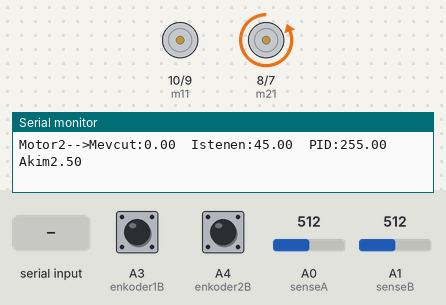
The sketch below on a simulated Arduino Uno, built with avr-gcc and run on an emulated ATmega328P. Parts: motor-driver pin pairs drawn as motors (green arrow = first pin HIGH = forward, orange = second pin HIGH = backward, longer = more drive, scaled by the enable pin), the last lines printed to the serial monitor. The inputs (shaded band) are chosen by the test bench; at power-on: A0 (senseA) = 512, A1 (senseB) = 512, A3 (enkoder1B) HIGH, A4 (enkoder2B) HIGH.

Above: at 3.8 s.
3.9 s: "1\n" received over Serial
At 5.8 s:
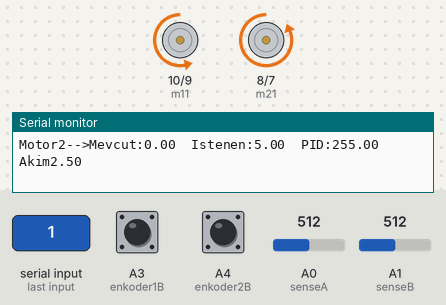
6.4 s: "30,150\n" received over Serial
At 7.8 s:
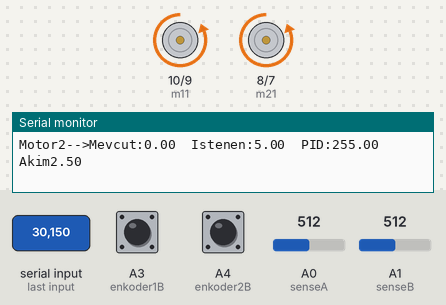
9.4 s: "90,45\n" received over Serial
At 12.1 s:
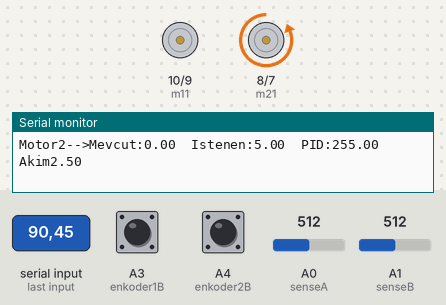
12.4 s: "2\n" received over Serial
At 13.8 s:
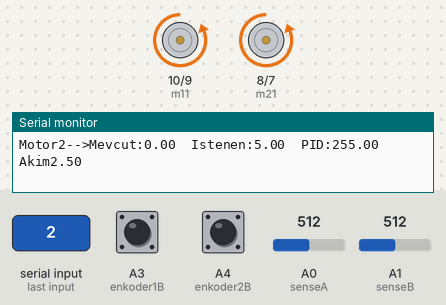
Timing chart, 0 to 15.4 s (numbered marks = the images above; inputs shaded):
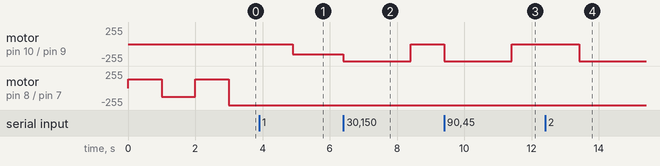

The sketch:

aci_kontrolu_cift_motor_12_05.ino
```cpp
/*
   motor_hareket(motor_numarası,pwm_sinyali_motor_yönü);

 motor_numarası
 1 = P2 karta göre sağ
 2 = P1 karta göre sol

 motor_yönü
 0 = motorları durdur
 1 = saat yönünün tersine
 2 = saat yönünde

 Örnek
 motor_hareket(1,250,2); sağ motor 250 pwm de saat yönünde döndür
 */
#include <PinChangeInt.h>
#include "PID_v1.h"

#define en1 6
#define en2 5
#define m11 10
#define m12 9
#define m21 8
#define m22 7
#define senseA A0
#define senseB A1
#define enkoder1A 2
#define enkoder1B A3
#define enkoder2A 3
#define enkoder2B A4

float vin1 = 0.0;
float vin2 = 0.0;
float r1= 0.22;
float akim1=0.0;
float akim2=0.0;

volatile long   darbe=0;
volatile long   darbe2=0;

unsigned long last_time;
long int sayac=0;
double referans= 0;
double referans2= 0;
double sistem_konum;
double sistem_konum2;
double kontrol_sinyali;
double kontrol_sinyali2;

boolean durum=false;
int veri=0;


float girilen_deger[2];

PID DC_hiz(&sistem_konum,&kontrol_sinyali,&referans,150,0.2,0.8,DIRECT);
PID DC_hiz2(&sistem_konum2,&kontrol_sinyali2,&referans2,95,0.2,1,DIRECT);

void setup()
{
  Serial.begin(115200);
  pinMode(en1,OUTPUT);
  pinMode(en2,OUTPUT);
  pinMode(m11,OUTPUT);
  pinMode(m12,OUTPUT);
  pinMode(m21,OUTPUT);
  pinMode(m22,OUTPUT);

  pinMode(enkoder1A,INPUT_PULLUP);
  pinMode(enkoder1B,INPUT_PULLUP);
  pinMode(enkoder2A,INPUT_PULLUP);
  pinMode(enkoder2B,INPUT_PULLUP);


  attachPinChangeInterrupt(enkoder1A,encoder_kesme_1a,FALLING);
  attachPinChangeInterrupt(enkoder1B,encoder_kesme_1b,CHANGE);
  attachPinChangeInterrupt(enkoder2A,encoder_kesme_2a,CHANGE);
  attachPinChangeInterrupt(enkoder2B,encoder_kesme_2b,CHANGE);
  DC_hiz.SetOutputLimits(-255,255);
  DC_hiz.SetSampleTime(5);
  DC_hiz.SetMode(AUTOMATIC);
  DC_hiz2.SetOutputLimits(-255,255);
  DC_hiz2.SetSampleTime(5);
  DC_hiz2.SetMode(AUTOMATIC);
  last_time=millis();


}
void loop()
{


  float olc1=analogRead(senseA);
  vin1=(olc1*1.1)/1024.0;
  akim1=vin1/r1;

  float olc2=analogRead(senseB);
  vin2=(olc2*1.1)/1024.0;
  akim2=vin2/r1;


  switch (durum)
  {

  case false:
    motor_hareket(1, 1 ,0 );
    motor_hareket(2, 130,1 );
    delay(1000);
    motor_hareket(1, 1 ,0 );
    motor_hareket(2, 130,2 );
    delay(1000);
    motor_hareket(1, 1 ,0 );
    motor_hareket(2, 130,1 );
    delay(1000);
    motor_hareket(1, 1 ,0 );
    darbe2=0;
    darbe=0;
    referans2=45;
    referans=0;
    darbe2=0;
    darbe=0;
    durum=true;

    break;

  case true:


    if(Serial.available())
    {
      for(int i=0;i<2;i++){
        girilen_deger[i]=Serial.parseFloat();
      }

      /* if(referans+2>sistem_konum>referans-2 && referans2+2>sistem_konum2>referans2-2 ){

       veri=1;

       Serial.println(veri);
       }


       if(veri==1){*/


      referans=sistem_konum+girilen_deger[0];
      int y=sistem_konum2+girilen_deger[1];
      if(y<5){
        referans2=5;
      }
      else if(y>105){
        referans2=105;
      }
      else{
        referans2=y;
      }
      veri==0;
    }


    //}

    DC_hiz.Compute();
    DC_hiz2.Compute();
    //////////

    if(kontrol_sinyali < 0)
    {
      motor_hareket(1, abs(kontrol_sinyali),1 );
    }
    else
    {
      motor_hareket(1, kontrol_sinyali,2 );
    }

    ///////////

    if(kontrol_sinyali2 < 0)
    {
      motor_hareket(2, abs(kontrol_sinyali2),1 );
    }
    else
    {
      motor_hareket(2, kontrol_sinyali2,2 );
    }

    ////////////

    sistem_konum=int(360*((darbe/(4*46*37.0-1))));
    sistem_konum2=int(360*((darbe2/(4*46*10.0-1))));


    if(millis()-last_time>100)
    {

      Serial.print("Motor1-->");
      Serial.print("Mevcut:");
      Serial.print(sistem_konum);
      Serial.print("  ");
      Serial.print("Istenen:");
      Serial.print(referans);
      Serial.print("  ");
      Serial.print("PID:");
      Serial.print(kontrol_sinyali);
      Serial.print("  ");
      Serial.print("Akim");
      Serial.println(akim1);

      Serial.print("Motor2-->");
      Serial.print("Mevcut:");
      Serial.print(sistem_konum2);
      Serial.print("  ");
      Serial.print("Istenen:");
      Serial.print(referans2);
      Serial.print("  ");
      Serial.print("PID:");
      Serial.print(kontrol_sinyali2);
      Serial.print("  ");
      Serial.print("Akim");
      Serial.println(akim2);


      Serial.flush();
      last_time=millis();
      sayac++;

    }


    break;

  }


}


void encoder_kesme_1a()
{
  if( digitalRead(enkoder1B) == 0 ) {
    if ( digitalRead(enkoder1A) == 0 ) {
      darbe--;
    }
    else {
      darbe++;
    }
  }
  else {
    if ( digitalRead(enkoder1A) == 0 ) {
      darbe++;
    }
    else {
      darbe--;
    }
  }
}


void encoder_kesme_1b(){

  if ( digitalRead(enkoder1A) == 0 ) {
    if ( digitalRead(enkoder1B) == 0 ) {
      darbe++;
    }
    else {
      darbe--;
    }
  }
  else {
    if ( digitalRead(enkoder1B) == 0 ) {
      darbe--;
    }
    else {
      darbe++;
    }
  }
}
void encoder_kesme_2a()
{
  if( digitalRead(enkoder2B) == 0 ) {
    if ( digitalRead(enkoder2A) == 0 ) {
      darbe2--;
    }
    else {
      darbe2++;
    }
  }
  else {
    if ( digitalRead(enkoder2A) == 0 ) {
      darbe2++;
    }
    else {
      darbe2--;
    }
  }
}

void encoder_kesme_2b()
{
  if ( digitalRead(enkoder2A) == 0 ) {
    if ( digitalRead(enkoder2B) == 0 ) {
      darbe2++;
    }
    else {
      darbe2--;
    }
  }
  else {
    if ( digitalRead(enkoder2B) == 0 ) {
      darbe2--;
    }
    else {
      darbe2++;
    }
  }
}

void motor_hareket(int motor, int pwm, int yon )
{
  switch (motor) {
  case 1:

    switch (yon) {
    case 0:
      analogWrite(en1,pwm);
      digitalWrite(m11,0);
      digitalWrite(m12,0);
      break;
    case 1:
      analogWrite(en1,pwm);
      digitalWrite(m11,1);
      digitalWrite(m12,0);
      break;
    case 2:
      analogWrite(en1,pwm);
      digitalWrite(m11,0);
      digitalWrite(m12,1);
      break;
    }

    break;
  case 2:
    switch (yon) {
    case 0:
      analogWrite(en2,pwm);
      digitalWrite(m21,0);
      digitalWrite(m22,0);
      break;
    case 1:
      analogWrite(en2,pwm);
      digitalWrite(m21,1);
      digitalWrite(m22,0);
      break;
    case 2:
      analogWrite(en2,pwm);
      digitalWrite(m21,0);
      digitalWrite(m22,1);
      break;
    }

    break;
  }
}
```

Measured:
- after the input at 3.9 s, motor on pin 10 (m11) / pin 9 (m12): stopped → backward 150/255 after 1.0 s
- after the input at 6.4 s, motor on pin 10 (m11) / pin 9 (m12): backward 150/255 → backward 255/255 at once, → stopped 2.0 s later
- after the input at 9.4 s, motor on pin 10 (m11) / pin 9 (m12): stopped → backward 255/255 at once, → stopped 2.0 s later
- after the input at 12.4 s, motor on pin 10 (m11) / pin 9 (m12): stopped → backward 255/255 after 1.0 s
